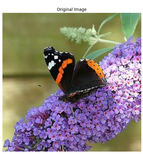
#> input picture Reports/output images/original.png, 143 x 154 px, shrunk from 590 x 635 before the run
$ python merge.py
#> lines starting #> are read from the running program, lines starting #| are printed output that depends on the picture
import os
from PIL import Image, ImageDraw, ImageFont

def merge_images_with_filenames(output_filename="merged_images.png"):
    """
    Merges images from the current folder side by side in a specific order
    and adds filenames to a white border at the bottom.
    """
#> called with output_filename = 'merged_images.png'
    current_folder = "."
    all_files = os.listdir(current_folder)
    image_files = [f for f in all_files if f.lower().endswith(('.png', '.jpg', '.jpeg', '.gif', '.bmp'))]

    original_image_name = "original.png"
    noisy_image_name = "noisy.png"
    cnn_image_names = sorted([f for f in image_files if "cnn" in f.lower()])
    remaining_images = sorted([f for f in image_files if f not in [original_image_name, noisy_image_name] + cnn_image_names])

    ordered_images_names = [original_image_name, noisy_image_name] + cnn_image_names + remaining_images

    # Filter out non-existent files
    existing_ordered_images_names = [f for f in ordered_images_names if f in image_files]

    if not existing_ordered_images_names:
        print("No images found in the current folder.")
        return

    images = []
    for name in existing_ordered_images_names:
        try:
            img = Image.open(name)
#> img is the input picture: PIL image 143x154 RGBA; mean R, G, B, A 144.6, 135, 131.1, 255
            images.append(img)
        except FileNotFoundError:
            print(f"Error: Image '{name}' not found.")
            return
        except Exception as e:
            print(f"Error opening image '{name}': {e}")
            return

    if not images:
        print("No images could be opened.")
        return

    total_width = sum(img.width for img in images)
#> total_width = 1286
    max_height = max(img.height for img in images)
#> max_height = 161
    border_height = 20  # Height for the white border at the bottom
    merged_height = max_height + border_height
#> merged_height = 181

    merged_image = Image.new("RGB", (total_width, merged_height), "white")
#> merged_image: PIL image 1286x181 RGB; every value is 255
    draw = ImageDraw.Draw(merged_image)
    font_size = 10
    try:
        font = ImageFont.truetype("arial.ttf", font_size)  # Try to use Arial font
    except IOError:
        font = ImageFont.load_default()

    x_offset = 0
    for i, img in enumerate(images):
        merged_image.paste(img, (x_offset, 0))
        text = existing_ordered_images_names[i]
        text_width = draw.textlength(text, font=font)
        text_x = x_offset + (img.width - text_width) // 2
        text_y = max_height + (border_height - font_size) // 2
        draw.text((text_x, text_y), text, fill="black", font=font)
        x_offset += img.width
#> this loop made 3 passes
#> (text, text_width, text_x, x_offset) on passes 1 to 3: ('original.png', 59.59, 41, 143), ('noisy.png', 47.16, 190, 286), ('merged_images.png', 102.2, 734, 1286)
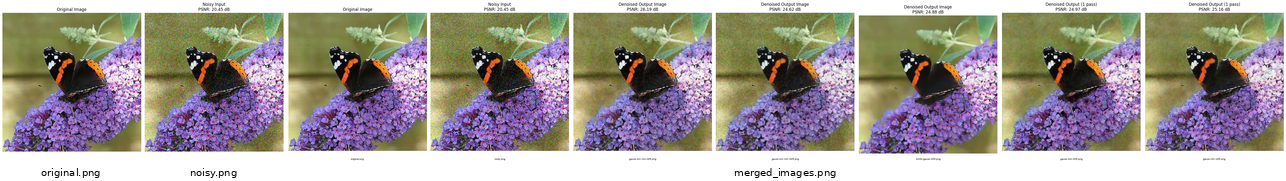
#> merged_image: PIL image 1286x181 RGB; mean R, G, B 160.3, 152.9, 148.6
#> after the loop, x_offset = 1286

    try:
        merged_image.save(output_filename)
        print(f"Merged image saved as '{output_filename}'")
    except Exception as e:
        print(f"Error saving merged image: {e}")

if __name__ == "__main__":
    merge_images_with_filenames()
